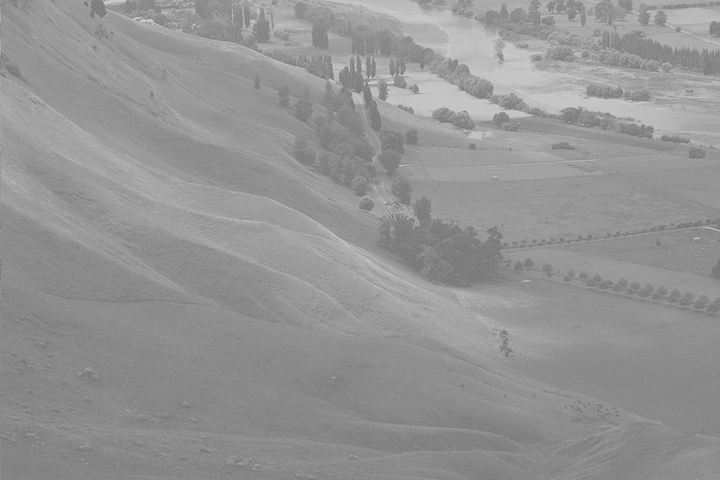
#> input picture Intelligence_capston_opencv/Hawkes.jpg, 720 x 480 px
$ python histogram_stretching.py
#> lines starting #> are read from the running program, lines starting #| are printed output that depends on the picture
import cv2
import numpy as np
import matplotlib.pyplot as plt

# 이미지를 그레이스케일로 읽기
img_gray = cv2.imread('Hawkes.jpg', cv2.IMREAD_GRAYSCALE)
#> img_gray is the input picture: shape (480, 720); min 113, max 213, mean 148

# 히스토그램 스트레칭
# 공식: stretched = (pixel - min) / (max - min) * 255
p_min = img_gray.min()
#> p_min = 113
p_max = img_gray.max()
#> p_max = 213
img_stretched = ((img_gray.astype(np.float32) - p_min) / (p_max - p_min) * 255).astype(np.uint8)
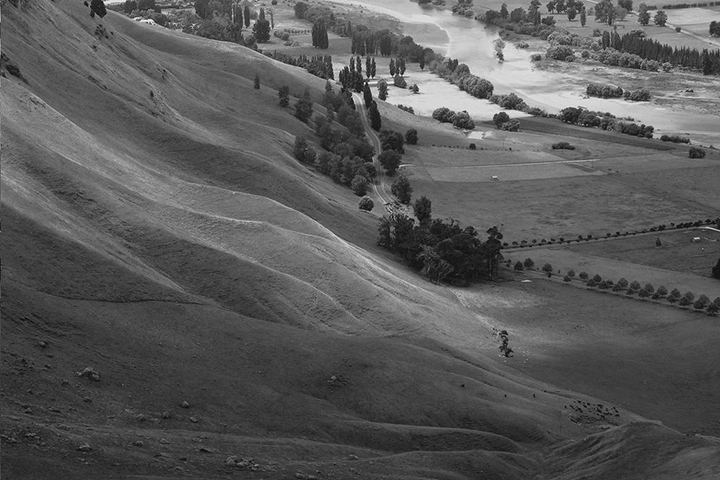
#> img_stretched: shape (480, 720); min 0, max 255, mean 88.8

# 스트레칭 전/후 히스토그램 계산
hist_before = cv2.calcHist([img_gray],      [0], None, [256], [0, 256])
#> hist_before = 256 values, max 13942 at index 138, min 0 at index 0, mean 1350
hist_after  = cv2.calcHist([img_stretched], [0], None, [256], [0, 256])
#> hist_after = 256 values, max 13942 at index 63, min 0 at index 1, mean 1350

# 통계 출력
print(f"[스트레칭 전] min: {img_gray.min()},      max: {img_gray.max()},      mean: {img_gray.mean():.2f}")
#| [스트레칭 전] min: 113,      max: 213,      mean: 148.00
print(f"[스트레칭 후] min: {img_stretched.min()}, max: {img_stretched.max()}, mean: {img_stretched.mean():.2f}")
#| [스트레칭 후] min: 0, max: 255, mean: 88.79

# 결과 출력 (2행 2열)
fig, axes = plt.subplots(2, 2, figsize=(12, 10))

# 원본 이미지
axes[0][0].imshow(img_gray, cmap='gray')
axes[0][0].set_title('Original')
axes[0][0].axis('off')

# 스트레칭 이미지
axes[0][1].imshow(img_stretched, cmap='gray')
axes[0][1].set_title('Stretched')
axes[0][1].axis('off')

# 원본 히스토그램
axes[1][0].plot(hist_before, color='black')
axes[1][0].fill_between(range(256), hist_before.flatten(), color='gray', alpha=0.5)
axes[1][0].axvline(x=p_min, color='blue',  linestyle='--', label=f'min={p_min}')
axes[1][0].axvline(x=p_max, color='red',   linestyle='--', label=f'max={p_max}')
axes[1][0].set_title('Histogram (Before)')
axes[1][0].set_xlabel('Pixel Value (0~255)')
axes[1][0].set_ylabel('Frequency')
axes[1][0].set_xlim([0, 256])
axes[1][0].legend()
axes[1][0].grid(True, alpha=0.3)

# 스트레칭 후 히스토그램
axes[1][1].plot(hist_after, color='black')
axes[1][1].fill_between(range(256), hist_after.flatten(), color='gray', alpha=0.5)
axes[1][1].set_title('Histogram (After Stretching)')
axes[1][1].set_xlabel('Pixel Value (0~255)')
axes[1][1].set_ylabel('Frequency')
axes[1][1].set_xlim([0, 256])
axes[1][1].grid(True, alpha=0.3)

plt.tight_layout()
plt.show()
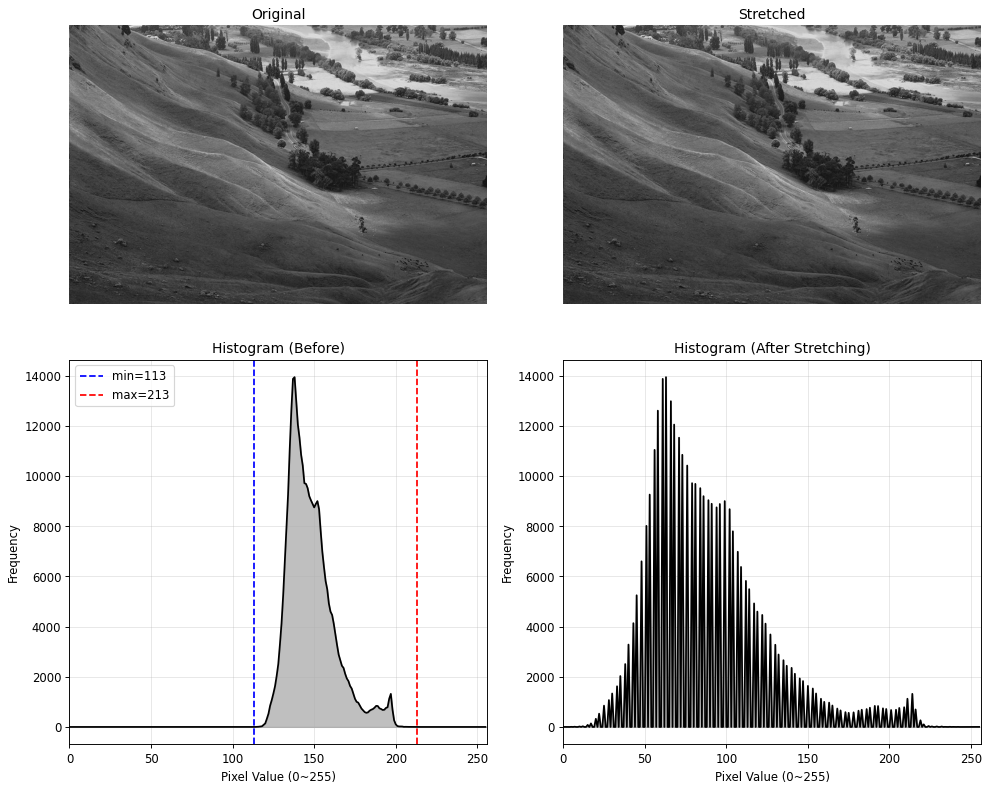
#> figure drawn by matplotlib, 4 panels; panel 3: curve peaks at x = 138, y = 13942; panel 4: curve peaks at x = 63, y = 13942
